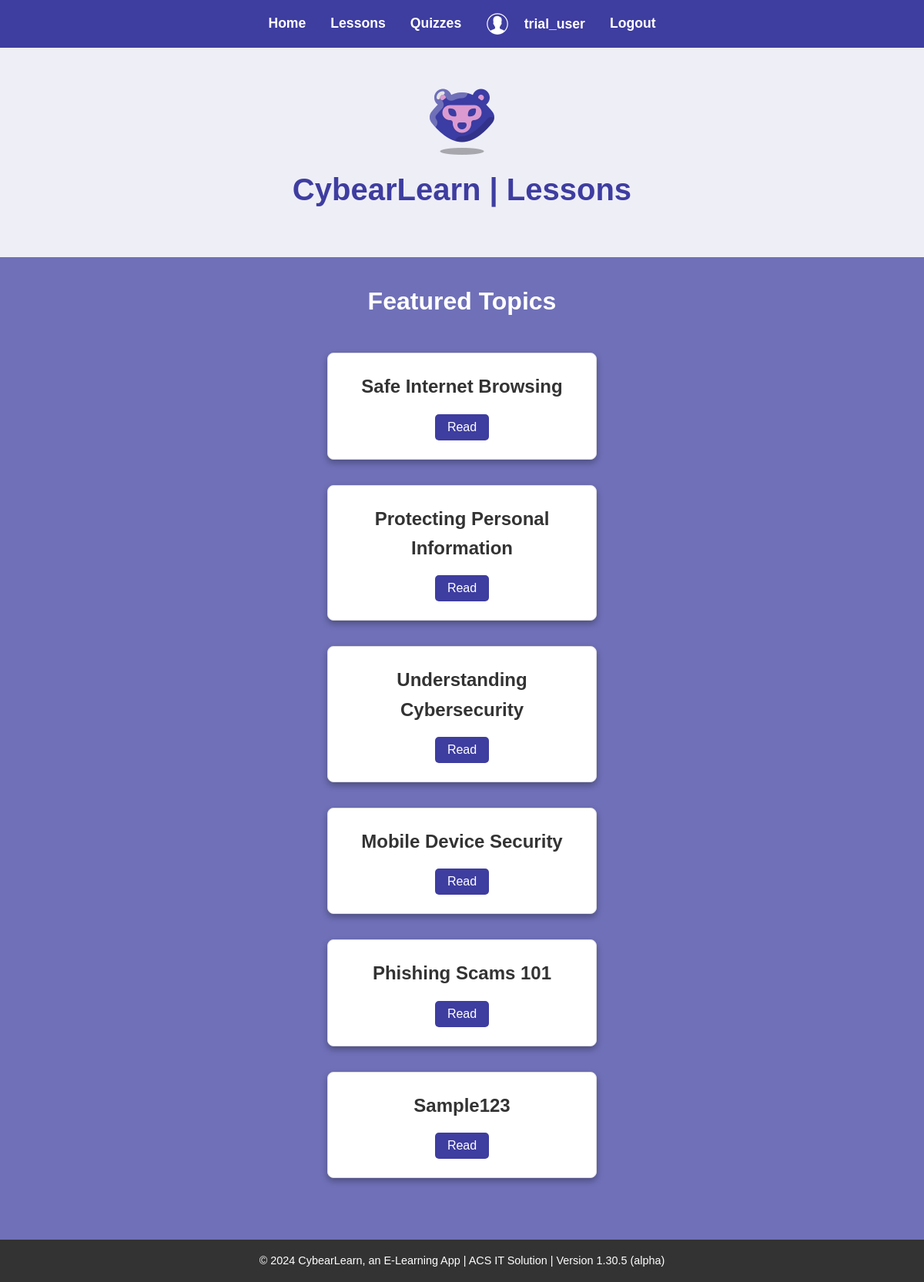
Screenshot of /select_lesson.php (signed in) with the database file from the repository.
### tables this page shows
CREATE TABLE `quiz_topic` (
  `id` int(11) NOT NULL,
  `topic` varchar(200) NOT NULL,
  `time_minutes` varchar(50) NOT NULL
);

### select_lesson.php (the view, shortened to what this page needs)
<?php
include "header.php";
include "connection.php";
?>
<link rel="stylesheet" href="css/select_lesson.css">
<link rel="stylesheet" href="css/register.css">
<link rel="stylesheet" href="css/user_quiz.css">
<section class="hero">
    <img src="../images/icons8-bear-96.png" alt="Profile Picture">
    <h1>CybearLearn | Lessons</h1>
</section>
<section class="featured-courses">
            <h2>Featured Topics</h2>
            <?php
                $sql = "SELECT * FROM quiz_topic";
                $response = mysqli_query($link, $sql);
                while($row = mysqli_fetch_array($response)) {
            ?>
                <div class="course-card">
                <h3><?php echo $row["topic"]; ?></h3>
                <a href="lesson.php?topic=<?php echo $row["topic"]; ?>">
                    <button>Read</button>
                </a>
                </div>
            <?php
            }
            ?>
        </section>
<?php
include "footer.php";
?>

### css/index.css (style rules this page uses)
* { margin: 0; padding: 0; box-sizing: border-box; font-family: Arial, sans-serif; }
.hero { text-align: center; padding: 3rem 1rem; background-color: #eeeef7; }
.hero h1 { font-size: 2.5rem; color: #3e3da0; margin-bottom: 0.5rem; }
.featured-courses { padding: 2rem 1rem; text-align: center; }
.featured-courses h2 { font-size: 2rem; color: #ffffff; margin-bottom: 1.5rem; }
.course-card { background-color: #fff; border: 1px solid #ddd; border-radius: 8px; padding: 1.5rem; margin: 1rem; display: inline-block; width: 250px; box-shadow: 0 4px 8px rgba(0, 0, 0, 0.3); transition: transform 0.3s ease; }
.course-card h3 { font-size: 1.5rem; color: #333; margin-bottom: 0.75rem; }
.course-card button { padding: 0.5rem 1rem; font-size: 1rem; background-color: #3e3da0; color: #fff; border: none; border-radius: 5px; cursor: pointer; transition: background-color 0.3s ease; }
html, body { height: 100%; margin: 0; }
body { color: #333; background-color: #6F70B8; line-height: 1.6; display: flex; flex-direction: column; }

### css/select_lesson.css (style rules this page uses)
* { margin: 0; padding: 0; box-sizing: border-box; font-family: Arial, sans-serif; }
.hero { text-align: center; padding: 3rem 1rem; background-color: #eeeef7; }
.hero h1 { font-size: 2.5rem; color: #3e3da0; margin-bottom: 0.5rem; }
.featured-courses { padding: 2rem 1rem; text-align: center; }
.featured-courses h2 { font-size: 2rem; color: #ffffff; margin-bottom: 1.5rem; }
.course-card { background-color: #fff; border: 1px solid #ddd; border-radius: 8px; padding: 1.5rem; margin: 1rem; display: inline-block; width: 250px; box-shadow: 0 4px 8px rgba(0, 0, 0, 0.3); transition: transform 0.3s ease; }
.course-card h3 { font-size: 1.5rem; color: #333; margin-bottom: 0.75rem; }
.course-card button { padding: 0.5rem 1rem; font-size: 1rem; background-color: #3e3da0; color: #fff; border: none; border-radius: 5px; cursor: pointer; transition: background-color 0.3s ease; }
html, body { height: 100%; margin: 0; }
body { color: #333; background-color: #6F70B8; line-height: 1.6; display: flex; flex-direction: column; }
.featured-courses { display:grid; grid-template-columns: repeat(auto-fit, minmax(1fr, 1fr)); gap: 1px; place-items: center; }
.course-card { min-width: 350px; display: flex; flex-direction: column; justify-content: space-between; }

### css/user_quiz.css (style rules this page uses)
body { font-family: Arial, sans-serif; background-color: #f0f0f0; margin: 0; padding: 0; }
button { background-color: #4CAF50; color: white; padding: 10px 20px; border: none; border-radius: 5px; cursor: pointer; }

### rows the page displays
quiz_topic: topic "Safe Internet Browsing"
quiz_topic: topic "Protecting Personal Information"
quiz_topic: topic "Understanding Cybersecurity"
quiz_topic: topic "Mobile Device Security"
quiz_topic: topic "Phishing Scams 101"
quiz_topic: topic "Sample123"

### other values shown
$user "trial_user"
